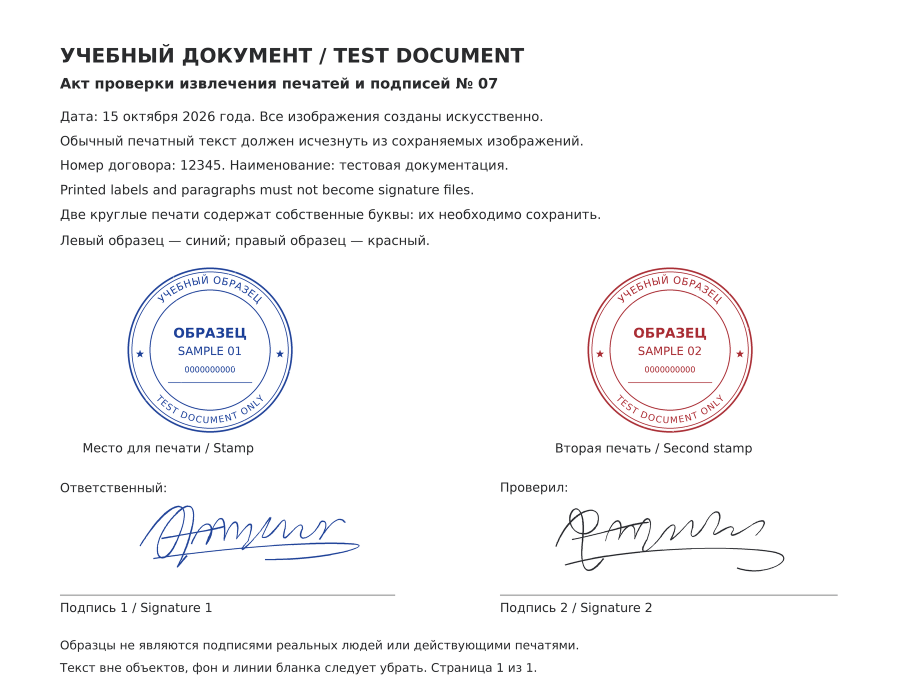
#> input picture stamp-extractor/examples/document.png, 1800 x 1400 px (shown at 1/2 size)
$ python make-pdf.py
#> lines starting #> are read from the running program, lines starting #| are printed output that depends on the picture
#!/usr/bin/env python3
"""Creates the PDF test files in tests/fixtures/pdf (authored, no external content).

scan-2pages.pdf — two raster pages (examples/document.png, examples/failures-rectangular.png).
vector.pdf      — Helvetica text (non-embedded standard font), a JPEG stamp image
                  XObject and a blue Bézier signature drawn as vector paths.
"""
import io, zlib
from pathlib import Path
from PIL import Image

ROOT = Path(__file__).resolve().parents[1]
OUT = ROOT / 'tests' / 'fixtures' / 'pdf'; OUT.mkdir(parents=True, exist_ok=True)

pages = [Image.open(ROOT / 'examples' / 'document.png').convert('RGB'), Image.open(ROOT / 'examples' / 'failures-rectangular.png').convert('RGB')]
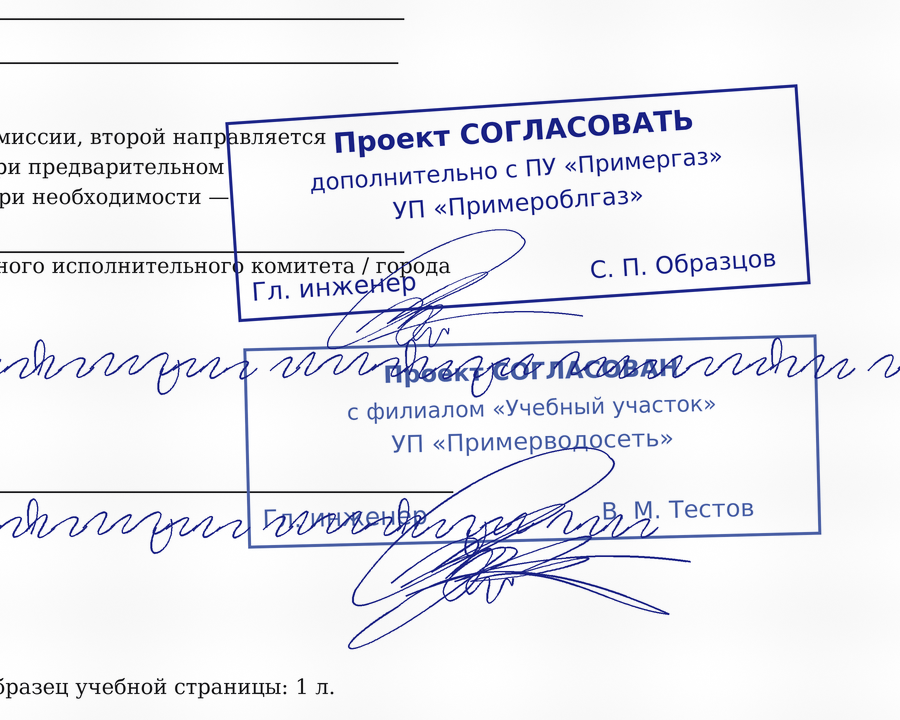
#> input picture stamp-extractor/examples/failures-rectangular.png, 900 x 720 px
pages[0].save(OUT / 'scan-2pages.pdf', save_all=True, append_images=pages[1:], resolution=150, quality=88)

stamp = pages[0].crop((240, 520, 600, 880)).resize((240, 240))
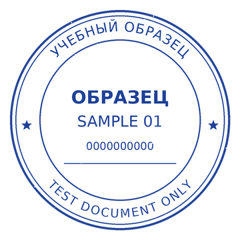
#> stamp: PIL image 240x240 RGB; mean R, G, B 234.9, 238, 245.8
buf = io.BytesIO(); stamp.save(buf, 'JPEG', quality=90); jpeg = buf.getvalue()
lines = ['BT /F1 18 Tf 60 780 Td (CERTIFICATE OF COMPLETION) Tj ET']
for i, text in enumerate(['This document was generated for automated tests only.', 'The stamp is a raster image; the signature is a vector path.',
                          'Printed text must not be exported as a signature.', 'Contract No. 12345, Minsk, 13.11.2026']):
    lines.append(f'BT /F1 11 Tf 60 {740 - i * 18} Td ({text}) Tj ET')
lines.append('BT /F1 11 Tf 60 520 Td (Director: ____________________ / A. B. Testov /) Tj ET')
lines.append('q 240 0 0 240 330 470 cm /Im1 Do Q')
lines.append('q 0.1 0.2 0.65 RG 1.6 w 1 J 1 j 130 525 m 140 580 165 600 158 548 c 150 505 175 530 190 560 c 205 590 215 520 230 545 c '
             '245 570 255 515 270 548 c 285 580 300 520 330 540 c S 120 515 m 200 505 290 512 350 530 c S Q')
content = '\n'.join(lines).encode('latin-1')
objects = [b'<< /Type /Catalog /Pages 2 0 R >>', b'<< /Type /Pages /Kids [3 0 R] /Count 1 >>',
           b'<< /Type /Page /Parent 2 0 R /MediaBox [0 0 595 842] /Resources << /Font << /F1 4 0 R >> /XObject << /Im1 5 0 R >> >> /Contents 6 0 R >>',
           b'<< /Type /Font /Subtype /Type1 /BaseFont /Helvetica /Encoding /WinAnsiEncoding >>',
           b'<< /Type /XObject /Subtype /Image /Width 240 /Height 240 /ColorSpace /DeviceRGB /BitsPerComponent 8 /Filter /DCTDecode /Length %d >>\nstream\n' % len(jpeg) + jpeg + b'\nendstream',
           b'<< /Length %d /Filter /FlateDecode >>\nstream\n' % len(zlib.compress(content)) + zlib.compress(content) + b'\nendstream']
pdf = bytearray(b'%PDF-1.7\n%\xe2\xe3\xcf\xd3\n'); offsets = []
for i, body in enumerate(objects, 1):
    offsets.append(len(pdf)); pdf += b'%d 0 obj\n' % i + body + b'\nendobj\n'
xref = len(pdf)
pdf += b'xref\n0 %d\n0000000000 65535 f \n' % (len(objects) + 1) + b''.join(b'%010d 00000 n \n' % o for o in offsets)
pdf += b'trailer\n<< /Size %d /Root 1 0 R >>\nstartxref\n%d\n%%%%EOF\n' % (len(objects) + 1, xref)
(OUT / 'vector.pdf').write_bytes(pdf)
print({p.name: p.stat().st_size for p in OUT.iterdir()})
